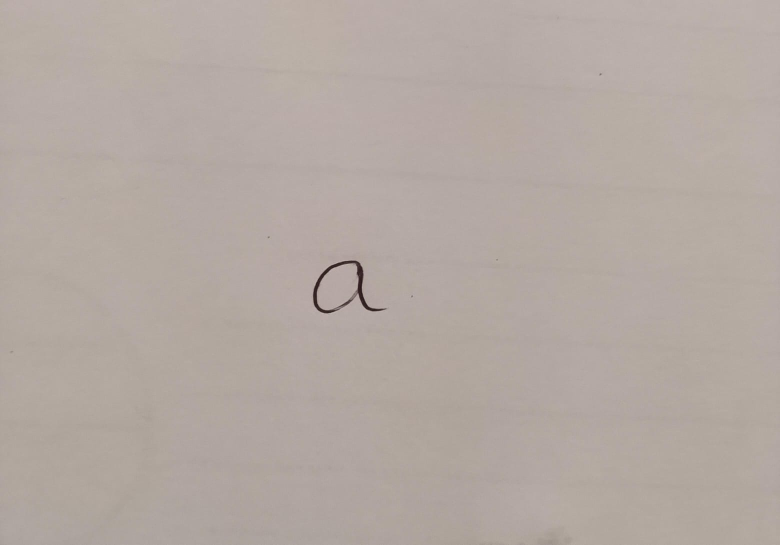
#> input picture dataset/characters/0/a.jpeg, 1560 x 1089 px (shown at 1/2 size)
$ python -i segment.py   (imports and definitions only)
#> lines starting #> are read from the running program, lines starting #| are printed output that depends on the picture; after the words box and inside, x2 and y2 are one past the last pixel; in counts of white or black regions, pixels touching at a corner belong together
import cv2

def segment_characters(img_path):

#> called with img_path = 'dataset/characters/0/a.jpeg'
    img = cv2.imread(img_path,0)
#> img: shape (1089, 1560); min 22, max 192, mean 171.5

    _,th = cv2.threshold(
        img,0,255,
        cv2.THRESH_BINARY_INV+cv2.THRESH_OTSU
    )
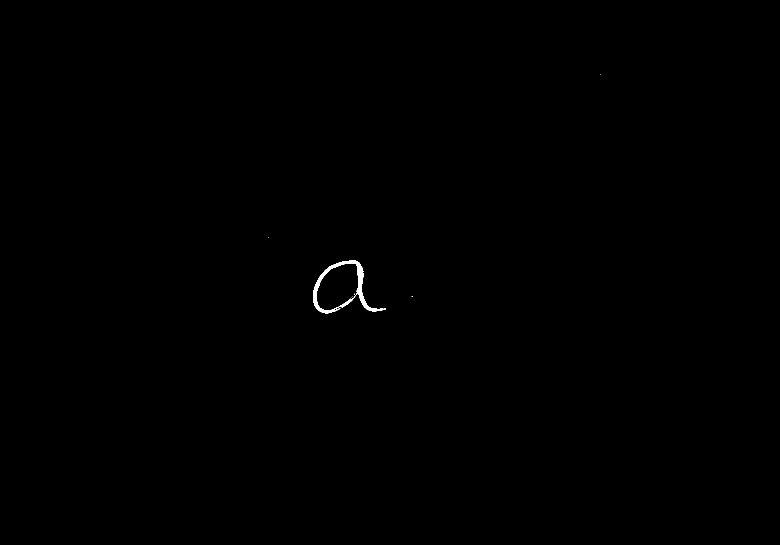
#> th: shape (1089, 1560) (shown at 1/2 size); 0.15% white; 8 white regions (7 under 20 px)

    contours,_ = cv2.findContours(
        th,cv2.RETR_EXTERNAL,
        cv2.CHAIN_APPROX_SIMPLE
    )
#> contours = 4 contours, 3 with area under 20; largest, box (x1, y1, x2, y2) and area: (626, 521, 772, 627) 7958

    boxes = [cv2.boundingRect(c) for c in contours]
#> boxes = [(823, 592, 2, 2), (626, 521, 146, 106), (537, 474, 1, 1), (1201, 148, 1, 1)]

    # sort left to right
    boxes = sorted(boxes, key=lambda b:b[0])
#> boxes = [(537, 474, 1, 1), (626, 521, 146, 106), (823, 592, 2, 2), (1201, 148, 1, 1)]

    chars = []
    for x,y,w,h in boxes:
        if w*h > 300:
            ch = th[y:y+h, x:x+w]
            ch = cv2.resize(ch,(64,64))
            chars.append(ch)
#> this loop made 4 passes
#> pass 2, in segment_characters, `ch = th[y:y+h, x:x+w]`:
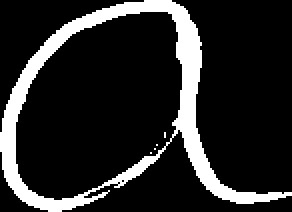
#> ch: shape (106, 146) (shown 2 times larger); 15.9% white; 5 white regions (4 under 20 px), largest, box (x1, y1, x2, y2) and area: (0, 0, 146, 106) 2457
#> pass 2, in segment_characters, `ch = cv2.resize(ch,(64,64))`:
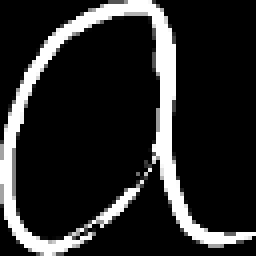
#> ch: shape (64, 64) (shown 4 times larger); min 0, max 255, mean 40.5
#> after the loop, chars = 1 item

    return chars

>>> result = segment_characters('dataset/characters/0/a.jpeg')
#> result = 1 item

$ run again, on dataset/characters/0/a10.jpeg
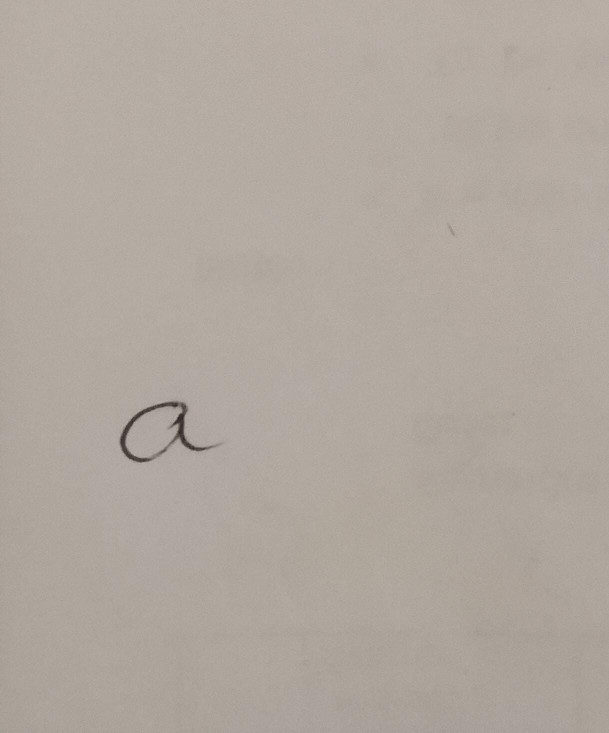
#> input picture dataset/characters/0/a10.jpeg, 1218 x 1466 px (shown at 1/2 size)
#> in segment_characters, `_,th = cv2.threshold( img,0,255, cv2.THRESH_BINARY_INV+cv2.THRESH_OTSU )`:
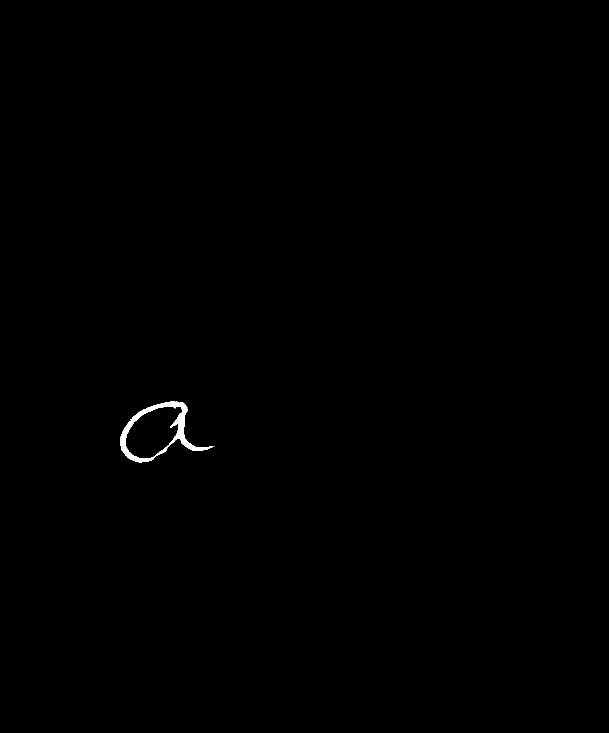
#> th: shape (1466, 1218) (shown at 1/2 size); 0.22% white; 2 white regions (1 under 20 px)
#> contours = 2 contours, 1 with area under 20; largest, box (x1, y1, x2, y2) and area: (240, 803, 426, 925) 11584
#> in segment_characters, `boxes = [cv2.boundingRect(c) for c in contours]`: boxes = [(427, 892, 2, 1), (240, 803, 186, 122)]
#> in segment_characters, `boxes = sorted(boxes, key=lambda b:b[0])`: boxes = [(240, 803, 186, 122), (427, 892, 2, 1)]
#> the loop in segment_characters, `for x,y,w,h in boxes:` made 2 passes
#> pass 1, in segment_characters, `ch = cv2.resize(ch,(64,64))`:
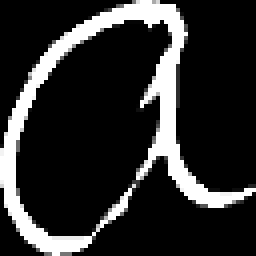
#> ch: shape (64, 64) (shown 4 times larger); min 0, max 255, mean 45
#> after the loop in segment_characters, `for x,y,w,h in boxes:`: chars = 1 item

$ run again, on dataset/characters/0/a11.jpeg
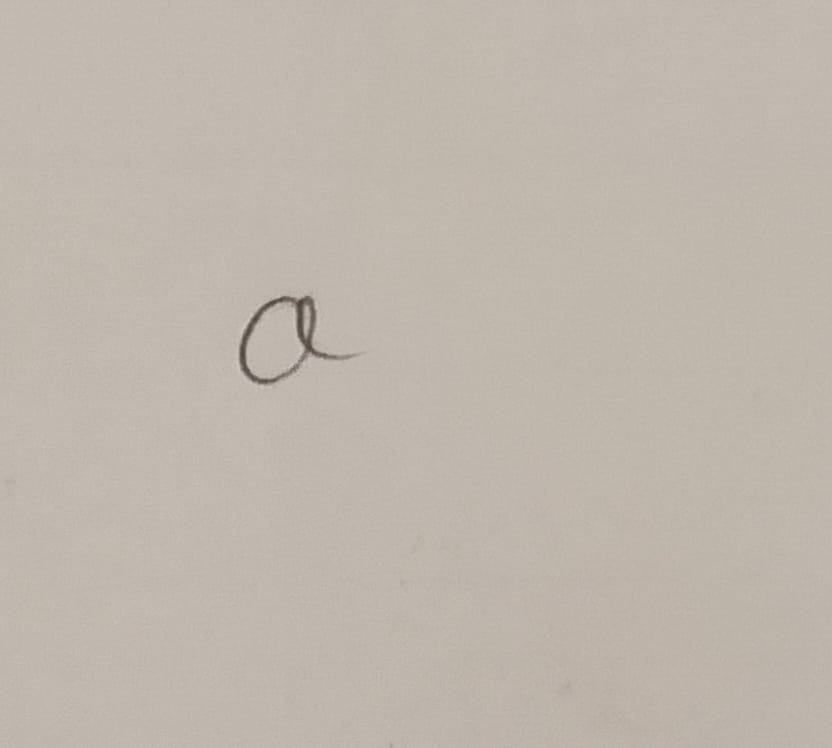
#> input picture dataset/characters/0/a11.jpeg, 832 x 748 px
#> in segment_characters, `_,th = cv2.threshold( img,0,255, cv2.THRESH_BINARY_INV+cv2.THRESH_OTSU )`:
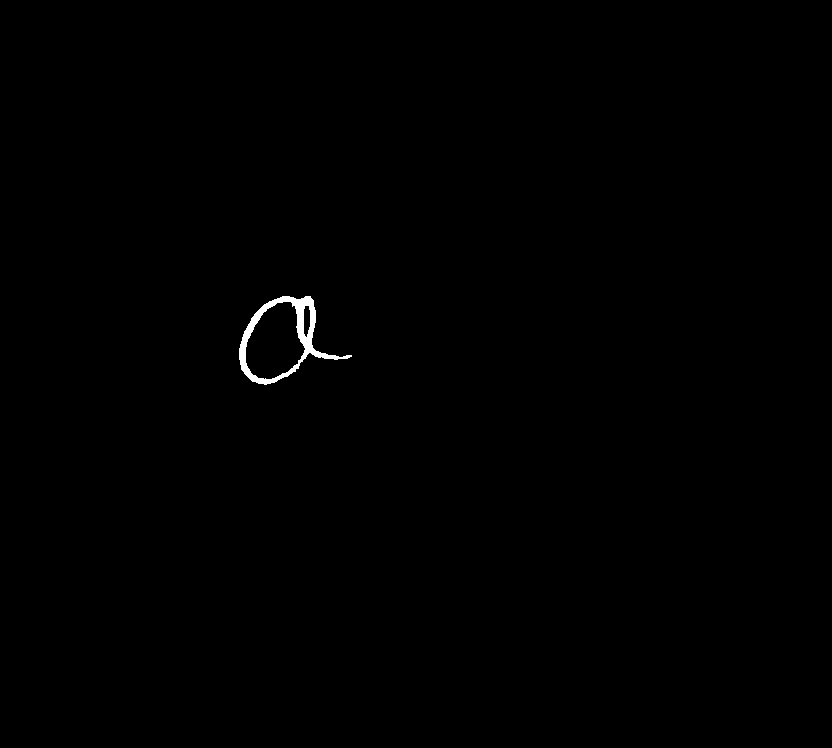
#> th: shape (748, 832); 0.31% white; 1 white region
#> contours = 1 contour; box (x1, y1, x2, y2) and area: (239, 296, 352, 385) 5130
#> boxes = [(239, 296, 113, 89)]
#> the loop in segment_characters, `for x,y,w,h in boxes:` made 1 pass
#> pass 1, in segment_characters, `ch = cv2.resize(ch,(64,64))`:
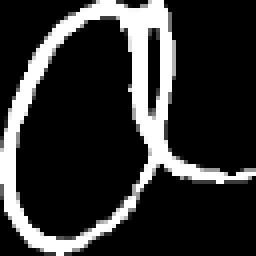
#> ch: shape (64, 64) (shown 4 times larger); min 0, max 255, mean 49.1
#> after the loop in segment_characters, `for x,y,w,h in boxes:`: chars = 1 item

$ run again, on dataset/characters/0/a12.jpeg
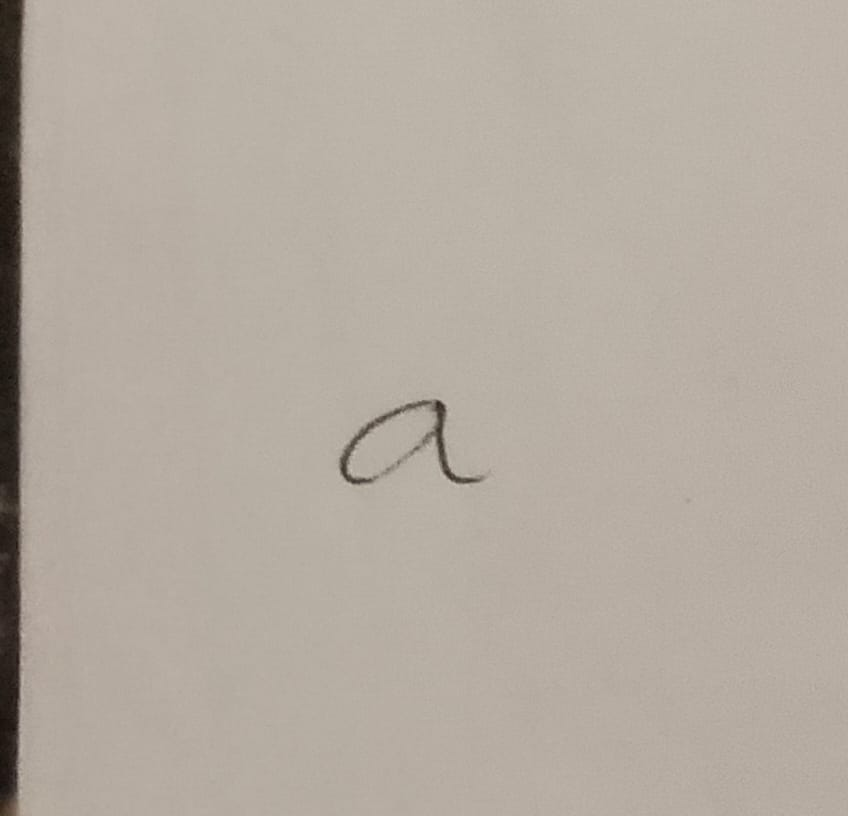
#> input picture dataset/characters/0/a12.jpeg, 848 x 816 px
#> in segment_characters, `_,th = cv2.threshold( img,0,255, cv2.THRESH_BINARY_INV+cv2.THRESH_OTSU )`:
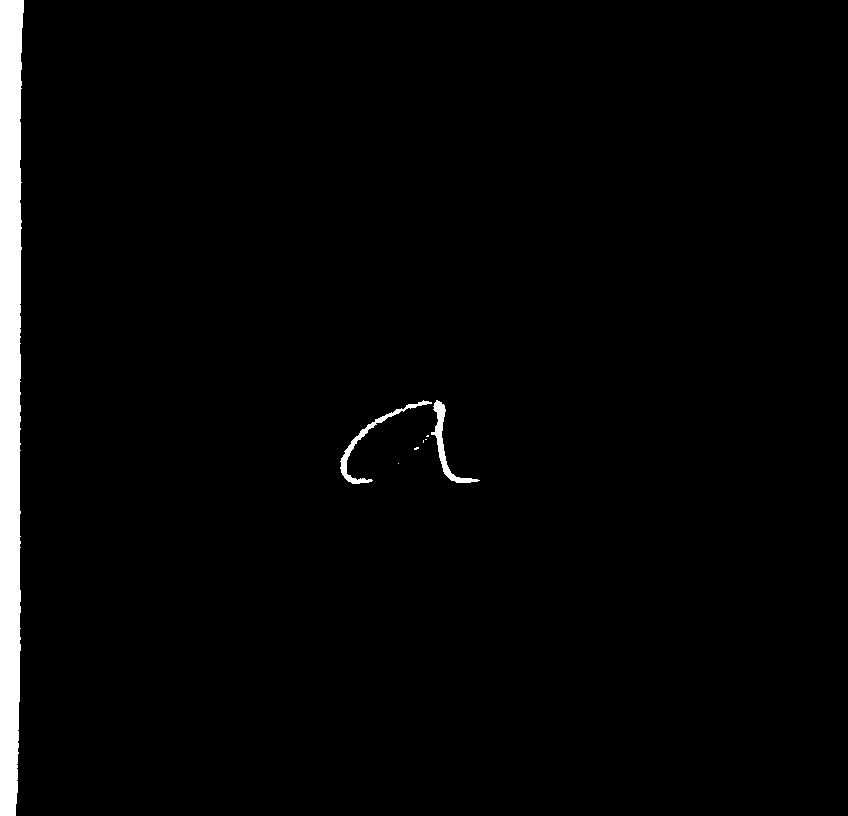
#> th: shape (816, 848); 2.6% white; 8 white regions (5 under 20 px)
#> contours = 8 contours, 5 with area under 20; largest, box (x1, y1, x2, y2) and area: (0, 0, 24, 816) 15783, (431, 400, 480, 483) 581, (340, 400, 432, 484) 560
#> in segment_characters, `boxes = [cv2.boundingRect(c) for c in contours]`: boxes = [(398, 463, 1, 1), (414, 447, 5, 3), (423, 440, 1, 3), (425, 439, 2, 1), (426, 435, 3, 2), (431, 400, 49, 83), (340, 400, 92, 84), (0, 0, 24, 816)]
#> in segment_characters, `boxes = sorted(boxes, key=lambda b:b[0])`: boxes = [(0, 0, 24, 816), (340, 400, 92, 84), (398, 463, 1, 1), (414, 447, 5, 3), (423, 440, 1, 3), (425, 439, 2, 1), (426, 435, 3, 2), (431, 400, 49, 83)]
#> the loop in segment_characters, `for x,y,w,h in boxes:` made 8 passes
#> pass 2, in segment_characters, `ch = cv2.resize(ch,(64,64))`:
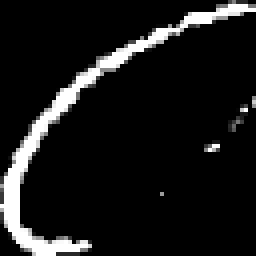
#> ch: shape (64, 64) (shown 4 times larger); min 0, max 255, mean 24.2
#> after the loop in segment_characters, `for x,y,w,h in boxes:`: chars = 3 items
